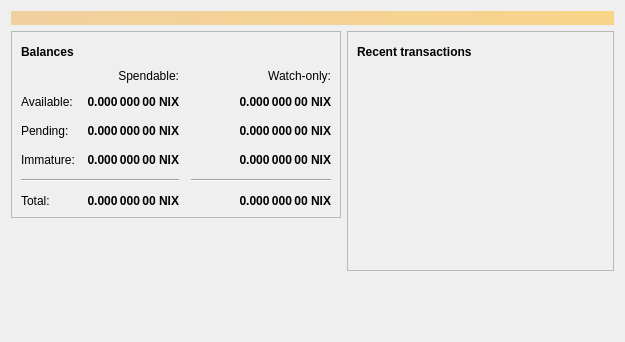
<?xml version="1.0" encoding="UTF-8"?>
<ui version="4.0">
 <class>OverviewPage</class>
 <widget class="QWidget" name="OverviewPage">
  <property name="geometry">
   <rect>
    <x>0</x>
    <y>0</y>
    <width>625</width>
    <height>342</height>
   </rect>
  </property>
  <property name="windowTitle">
   <string>Form</string>
  </property>
  <layout class="QVBoxLayout" name="topLayout">
   <item>
    <widget class="QLabel" name="labelAlerts">
     <property name="visible">
      <bool>false</bool>
     </property>
     <property name="styleSheet">
      <string notr="true">QLabel { background-color: qlineargradient(x1: 0, y1: 0, x2: 1, y2: 0, stop:0 #F0D0A0, stop:1 #F8D488); color:#000000; }</string>
     </property>
     <property name="wordWrap">
      <bool>true</bool>
     </property>
     <property name="margin">
      <number>3</number>
     </property>
     <property name="textInteractionFlags">
      <set>Qt::TextSelectableByMouse</set>
     </property>
    </widget>
   </item>
   <item>
    <layout class="QHBoxLayout" name="horizontalLayout" stretch="1,1">
     <item>
      <layout class="QVBoxLayout" name="verticalLayout_2">
       <item>
        <widget class="QFrame" name="frame">
         <property name="frameShape">
          <enum>QFrame::StyledPanel</enum>
         </property>
         <property name="frameShadow">
          <enum>QFrame::Raised</enum>
         </property>
         <layout class="QVBoxLayout" name="verticalLayout_4">
          <item>
           <layout class="QHBoxLayout" name="horizontalLayout_4">
            <item>
             <widget class="QLabel" name="label_5">
              <property name="font">
               <font>
                <weight>75</weight>
                <bold>true</bold>
               </font>
              </property>
              <property name="text">
               <string>Balances</string>
              </property>
             </widget>
            </item>
            <item>
             <widget class="QPushButton" name="labelWalletStatus">
              <property name="enabled">
               <bool>true</bool>
              </property>
              <property name="maximumSize">
               <size>
                <width>30</width>
                <height>16777215</height>
               </size>
              </property>
              <property name="toolTip">
               <string>The displayed information may be out of date. Your wallet automatically synchronizes with the Bitcoin network after a connection is established, but this process has not completed yet.</string>
              </property>
              <property name="text">
               <string/>
              </property>
              <property name="icon">
               <iconset>
                <normaloff>:/icons/warning</normaloff>
                <disabledoff>:/icons/warning</disabledoff>:/icons/warning</iconset>
              </property>
              <property name="iconSize">
               <size>
                <width>24</width>
                <height>24</height>
               </size>
              </property>
              <property name="flat">
               <bool>true</bool>
              </property>
             </widget>
            </item>
            <item>
             <spacer name="horizontalSpacer_3">
              <property name="orientation">
               <enum>Qt::Horizontal</enum>
              </property>
              <property name="sizeHint" stdset="0">
               <size>
                <width>40</width>
                <height>20</height>
               </size>
              </property>
             </spacer>
            </item>
           </layout>
          </item>
          <item>
           <layout class="QGridLayout" name="gridLayout">
            <property name="spacing">
             <number>12</number>
            </property>
            <item row="2" column="2">
             <widget class="QLabel" name="labelWatchPending">
              <property name="font">
               <font>
                <weight>75</weight>
                <bold>true</bold>
               </font>
              </property>
              <property name="cursor">
               <cursorShape>IBeamCursor</cursorShape>
              </property>
              <property name="toolTip">
               <string>Unconfirmed transactions to watch-only addresses</string>
              </property>
              <property name="text">
               <string notr="true">0.000 000 00 NIX</string>
              </property>
              <property name="alignment">
               <set>Qt::AlignRight|Qt::AlignTrailing|Qt::AlignVCenter</set>
              </property>
              <property name="textInteractionFlags">
               <set>Qt::LinksAccessibleByMouse|Qt::TextSelectableByKeyboard|Qt::TextSelectableByMouse</set>
              </property>
             </widget>
            </item>
            <item row="2" column="1">
             <widget class="QLabel" name="labelUnconfirmed">
              <property name="font">
               <font>
                <weight>75</weight>
                <bold>true</bold>
               </font>
              </property>
              <property name="cursor">
               <cursorShape>IBeamCursor</cursorShape>
              </property>
              <property name="toolTip">
               <string>Total of transactions that have yet to be confirmed, and do not yet count toward the spendable balance</string>
              </property>
              <property name="text">
               <string notr="true">0.000 000 00 NIX</string>
              </property>
              <property name="alignment">
               <set>Qt::AlignRight|Qt::AlignTrailing|Qt::AlignVCenter</set>
              </property>
              <property name="textInteractionFlags">
               <set>Qt::LinksAccessibleByMouse|Qt::TextSelectableByKeyboard|Qt::TextSelectableByMouse</set>
              </property>
             </widget>
            </item>
            <item row="3" column="2">
             <widget class="QLabel" name="labelWatchImmature">
              <property name="font">
               <font>
                <weight>75</weight>
                <bold>true</bold>
               </font>
              </property>
              <property name="cursor">
               <cursorShape>IBeamCursor</cursorShape>
              </property>
              <property name="toolTip">
               <string>Mined balance in watch-only addresses that has not yet matured</string>
              </property>
              <property name="text">
               <string notr="true">0.000 000 00 NIX</string>
              </property>
              <property name="alignment">
               <set>Qt::AlignRight|Qt::AlignTrailing|Qt::AlignVCenter</set>
              </property>
              <property name="textInteractionFlags">
               <set>Qt::LinksAccessibleByMouse|Qt::TextSelectableByKeyboard|Qt::TextSelectableByMouse</set>
              </property>
             </widget>
            </item>
            <item row="4" column="0" colspan="2">
             <widget class="Line" name="line">
              <property name="orientation">
               <enum>Qt::Horizontal</enum>
              </property>
             </widget>
            </item>
            <item row="4" column="2">
             <widget class="Line" name="lineWatchBalance">
              <property name="sizePolicy">
               <sizepolicy hsizetype="Preferred" vsizetype="Fixed">
                <horstretch>0</horstretch>
                <verstretch>0</verstretch>
               </sizepolicy>
              </property>
              <property name="minimumSize">
               <size>
                <width>140</width>
                <height>0</height>
               </size>
              </property>
              <property name="orientation">
               <enum>Qt::Horizontal</enum>
              </property>
             </widget>
            </item>
            <item row="5" column="0">
             <widget class="QLabel" name="labelTotalText">
              <property name="text">
               <string>Total:</string>
              </property>
             </widget>
            </item>
            <item row="3" column="1">
             <widget class="QLabel" name="labelImmature">
              <property name="font">
               <font>
                <weight>75</weight>
                <bold>true</bold>
               </font>
              </property>
              <property name="cursor">
               <cursorShape>IBeamCursor</cursorShape>
              </property>
              <property name="toolTip">
               <string>Mined balance that has not yet matured</string>
              </property>
              <property name="text">
               <string notr="true">0.000 000 00 NIX</string>
              </property>
              <property name="alignment">
               <set>Qt::AlignRight|Qt::AlignTrailing|Qt::AlignVCenter</set>
              </property>
              <property name="textInteractionFlags">
               <set>Qt::LinksAccessibleByMouse|Qt::TextSelectableByKeyboard|Qt::TextSelectableByMouse</set>
              </property>
             </widget>
            </item>
            <item row="2" column="3">
             <spacer name="horizontalSpacer_2">
              <property name="orientation">
               <enum>Qt::Horizontal</enum>
              </property>
              <property name="sizeHint" stdset="0">
               <size>
                <width>40</width>
                <height>20</height>
               </size>
              </property>
             </spacer>
            </item>
            <item row="3" column="0">
             <widget class="QLabel" name="labelImmatureText">
              <property name="text">
               <string>Immature:</string>
              </property>
             </widget>
            </item>
            <item row="5" column="1">
             <widget class="QLabel" name="labelTotal">
              <property name="font">
               <font>
                <weight>75</weight>
                <bold>true</bold>
               </font>
              </property>
              <property name="cursor">
               <cursorShape>IBeamCursor</cursorShape>
              </property>
              <property name="toolTip">
               <string>Your current total balance</string>
              </property>
              <property name="text">
               <string notr="true">0.000 000 00 NIX</string>
              </property>
              <property name="alignment">
               <set>Qt::AlignRight|Qt::AlignTrailing|Qt::AlignVCenter</set>
              </property>
              <property name="textInteractionFlags">
               <set>Qt::LinksAccessibleByMouse|Qt::TextSelectableByKeyboard|Qt::TextSelectableByMouse</set>
              </property>
             </widget>
            </item>
            <item row="5" column="2">
             <widget class="QLabel" name="labelWatchTotal">
              <property name="font">
               <font>
                <weight>75</weight>
                <bold>true</bold>
               </font>
              </property>
              <property name="cursor">
               <cursorShape>IBeamCursor</cursorShape>
              </property>
              <property name="toolTip">
               <string>Current total balance in watch-only addresses</string>
              </property>
              <property name="text">
               <string notr="true">0.000 000 00 NIX</string>
              </property>
              <property name="alignment">
               <set>Qt::AlignRight|Qt::AlignTrailing|Qt::AlignVCenter</set>
              </property>
              <property name="textInteractionFlags">
               <set>Qt::LinksAccessibleByMouse|Qt::TextSelectableByKeyboard|Qt::TextSelectableByMouse</set>
              </property>
             </widget>
            </item>
            <item row="0" column="2">
             <widget class="QLabel" name="labelWatchonly">
              <property name="text">
               <string>Watch-only:</string>
              </property>
              <property name="alignment">
               <set>Qt::AlignRight|Qt::AlignTrailing|Qt::AlignVCenter</set>
              </property>
             </widget>
            </item>
            <item row="1" column="0">
             <widget class="QLabel" name="labelBalanceText">
              <property name="text">
               <string>Available:</string>
              </property>
             </widget>
            </item>
            <item row="1" column="1">
             <widget class="QLabel" name="labelBalance">
              <property name="font">
               <font>
                <weight>75</weight>
                <bold>true</bold>
               </font>
              </property>
              <property name="cursor">
               <cursorShape>IBeamCursor</cursorShape>
              </property>
              <property name="toolTip">
               <string>Your current spendable balance</string>
              </property>
              <property name="text">
               <string notr="true">0.000 000 00 NIX</string>
              </property>
              <property name="alignment">
               <set>Qt::AlignRight|Qt::AlignTrailing|Qt::AlignVCenter</set>
              </property>
              <property name="textInteractionFlags">
               <set>Qt::LinksAccessibleByMouse|Qt::TextSelectableByKeyboard|Qt::TextSelectableByMouse</set>
              </property>
             </widget>
            </item>
            <item row="1" column="2">
             <widget class="QLabel" name="labelWatchAvailable">
              <property name="font">
               <font>
                <weight>75</weight>
                <bold>true</bold>
               </font>
              </property>
              <property name="cursor">
               <cursorShape>IBeamCursor</cursorShape>
              </property>
              <property name="toolTip">
               <string>Your current balance in watch-only addresses</string>
              </property>
              <property name="text">
               <string notr="true">0.000 000 00 NIX</string>
              </property>
              <property name="alignment">
               <set>Qt::AlignRight|Qt::AlignTrailing|Qt::AlignVCenter</set>
              </property>
              <property name="textInteractionFlags">
               <set>Qt::LinksAccessibleByMouse|Qt::TextSelectableByKeyboard|Qt::TextSelectableByMouse</set>
              </property>
             </widget>
            </item>
            <item row="2" column="0">
             <widget class="QLabel" name="labelPendingText">
              <property name="text">
               <string>Pending:</string>
              </property>
             </widget>
            </item>
            <item row="0" column="1">
             <widget class="QLabel" name="labelSpendable">
              <property name="text">
               <string>Spendable:</string>
              </property>
              <property name="alignment">
               <set>Qt::AlignRight|Qt::AlignTrailing|Qt::AlignVCenter</set>
              </property>
             </widget>
            </item>
           </layout>
          </item>
         </layout>
        </widget>
       </item>
       <item>
        <spacer name="verticalSpacer">
         <property name="orientation">
          <enum>Qt::Vertical</enum>
         </property>
         <property name="sizeHint" stdset="0">
          <size>
           <width>20</width>
           <height>40</height>
          </size>
         </property>
        </spacer>
       </item>
      </layout>
     </item>
     <item>
      <layout class="QVBoxLayout" name="verticalLayout_3">
       <item>
        <widget class="QFrame" name="frame_2">
         <property name="frameShape">
          <enum>QFrame::StyledPanel</enum>
         </property>
         <property name="frameShadow">
          <enum>QFrame::Raised</enum>
         </property>
         <layout class="QVBoxLayout" name="verticalLayout">
          <item>
           <layout class="QHBoxLayout" name="horizontalLayout_2">
            <item>
             <widget class="QLabel" name="label_4">
              <property name="font">
               <font>
                <weight>75</weight>
                <bold>true</bold>
               </font>
              </property>
              <property name="text">
               <string>Recent transactions</string>
              </property>
             </widget>
            </item>
            <item>
             <widget class="QPushButton" name="labelTransactionsStatus">
              <property name="enabled">
               <bool>true</bool>
              </property>
              <property name="maximumSize">
               <size>
                <width>30</width>
                <height>16777215</height>
               </size>
              </property>
              <property name="toolTip">
               <string>The displayed information may be out of date. Your wallet automatically synchronizes with the Bitcoin network after a connection is established, but this process has not completed yet.</string>
              </property>
              <property name="text">
               <string/>
              </property>
              <property name="icon">
               <iconset>
                <normaloff>:/icons/warning</normaloff>
                <disabledoff>:/icons/warning</disabledoff>:/icons/warning</iconset>
              </property>
              <property name="iconSize">
               <size>
                <width>24</width>
                <height>24</height>
               </size>
              </property>
              <property name="flat">
               <bool>true</bool>
              </property>
             </widget>
            </item>
            <item>
             <spacer name="horizontalSpacer">
              <property name="orientation">
               <enum>Qt::Horizontal</enum>
              </property>
              <property name="sizeHint" stdset="0">
               <size>
                <width>40</width>
                <height>20</height>
               </size>
              </property>
             </spacer>
            </item>
           </layout>
          </item>
          <item>
           <widget class="QListView" name="listTransactions">
            <property name="styleSheet">
             <string notr="true">QListView { background: transparent; }</string>
            </property>
            <property name="frameShape">
             <enum>QFrame::NoFrame</enum>
            </property>
            <property name="verticalScrollBarPolicy">
             <enum>Qt::ScrollBarAlwaysOff</enum>
            </property>
            <property name="horizontalScrollBarPolicy">
             <enum>Qt::ScrollBarAlwaysOff</enum>
            </property>
            <property name="selectionMode">
             <enum>QAbstractItemView::NoSelection</enum>
            </property>
           </widget>
          </item>
         </layout>
        </widget>
       </item>
       <item>
        <spacer name="verticalSpacer_2">
         <property name="orientation">
          <enum>Qt::Vertical</enum>
         </property>
         <property name="sizeHint" stdset="0">
          <size>
           <width>20</width>
           <height>40</height>
          </size>
         </property>
        </spacer>
       </item>
      </layout>
     </item>
    </layout>
   </item>
  </layout>
 </widget>
 <resources/>
 <connections/>
</ui>
